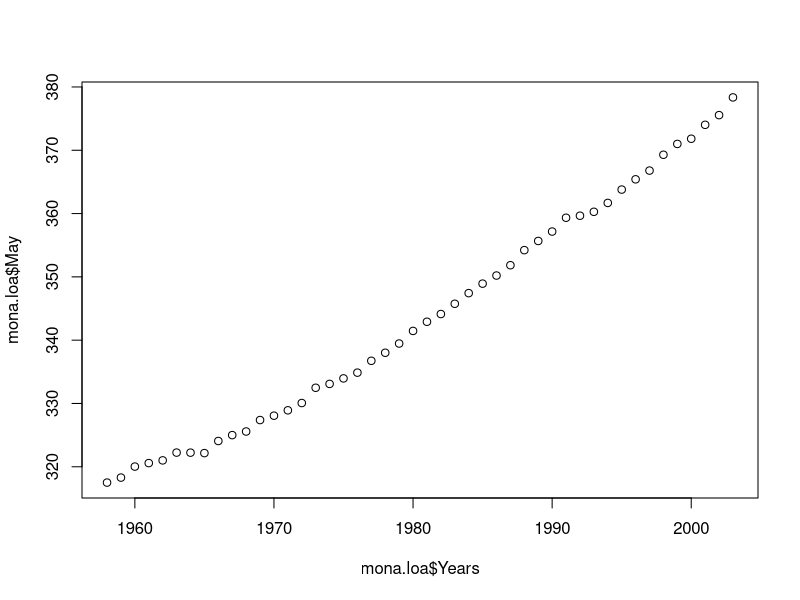
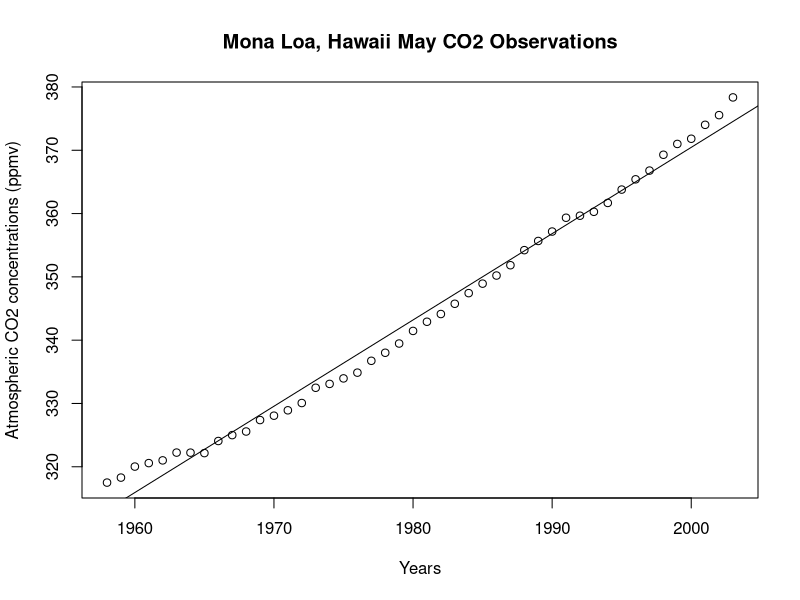
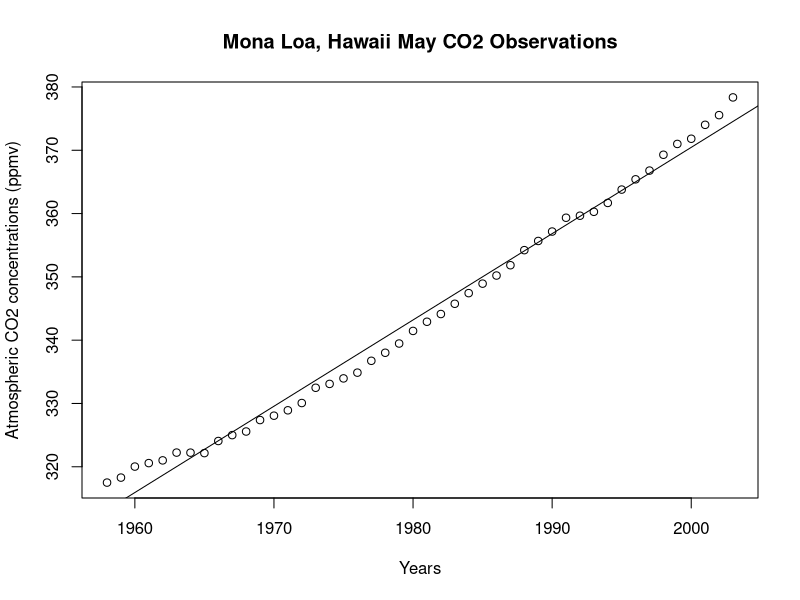
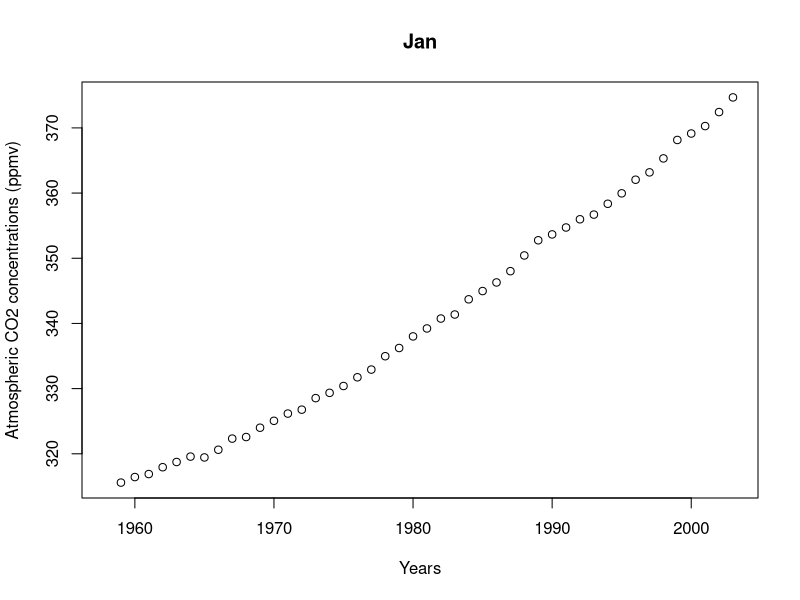
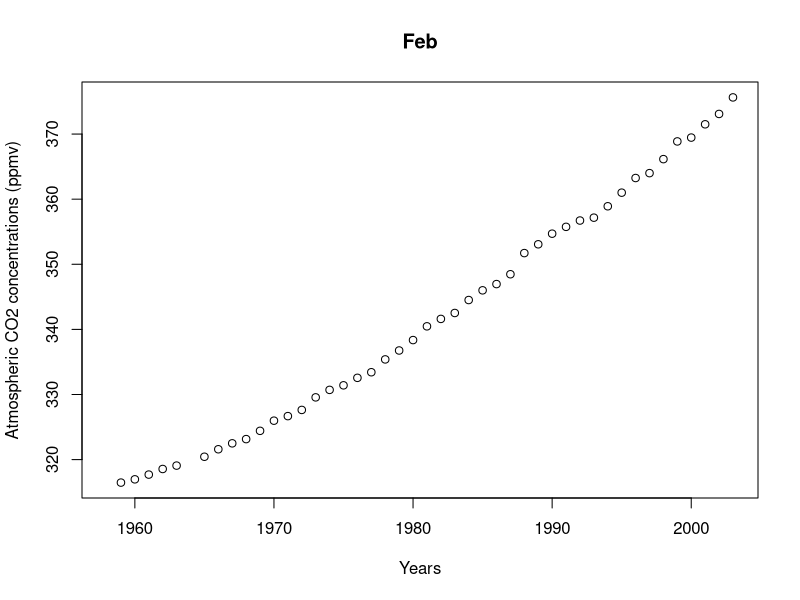
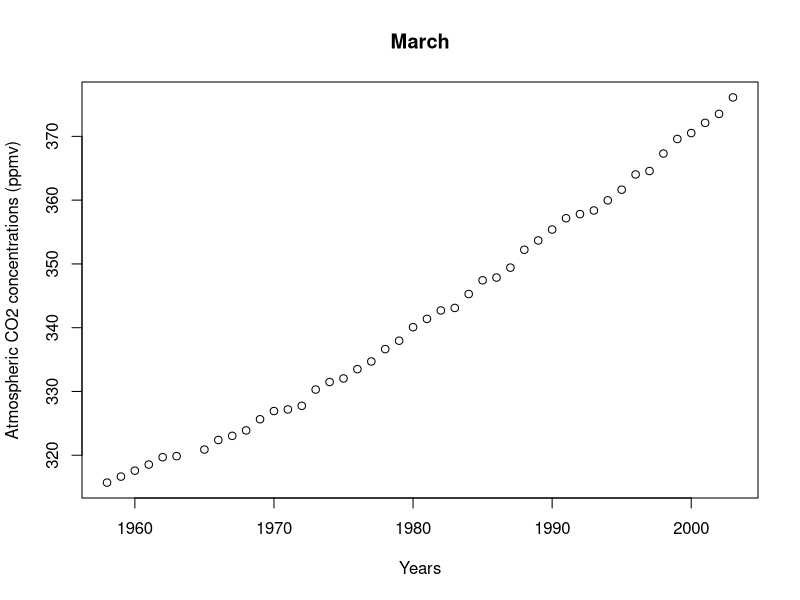
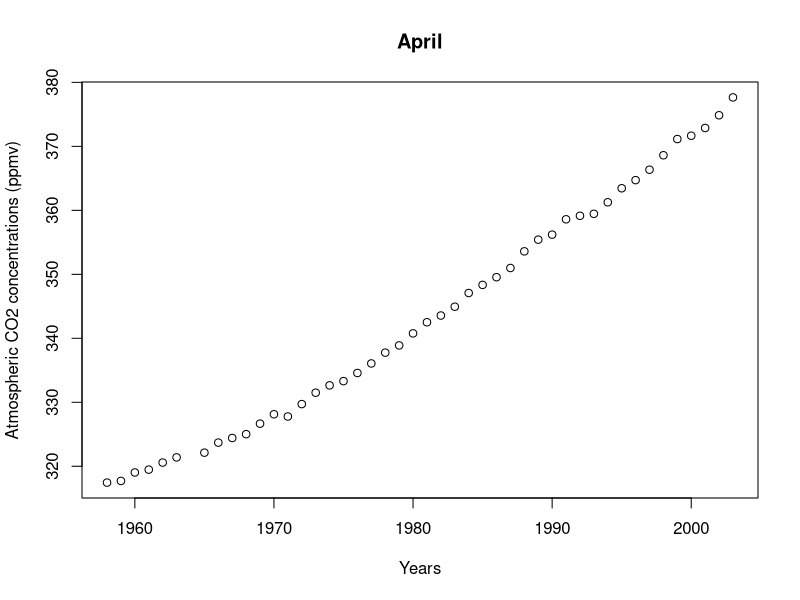
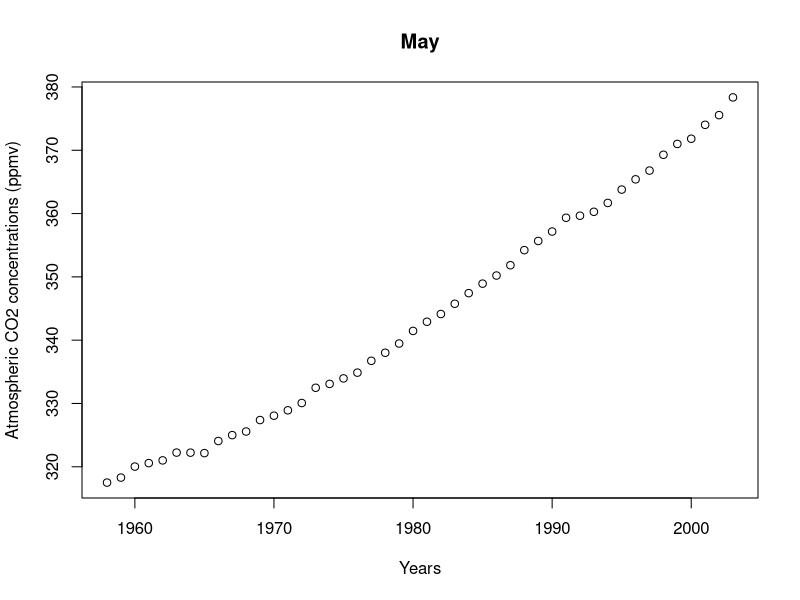

Recreate these plots in R, in order.
# Code by Megan Stachura
# January 15, 2015
# For NMFS SF3 Introduction to R workshop

# This is a comment

########################################################################

# Print "hello world" in the R console
print("hello world")

########################################################################
### Basic R commands

2+2
2^2
2*1+1
2*(1+1) 

exp(0)
log(2.718282)
log(2.718282, base = 10) # Specifying the optional argument base, default value of base is e=2.718
sqrt(16)

# Exercise 1
1+(2*(3+4)) 
log((4^3+3^(2+1)), base = 10) 
sqrt((4+3)*(2+1)) 

########################################################################
### Help within R

help.search("logarithm")
?log
help(log)

########################################################################
### Assigning and viewing objects

# Assigning numeric values to the object answer
answer <- log(2.718282)
answer = log(2.718282)
answer = log(2.718282, base = 10)

# Assigning characters to the object myName 
# Can use single or double quotes
myName <- "Megan" 
myName <- 'Megan' 

# Putting a command in parentheses will display the assigned object in the R Console
(myName <- "Megan") 

# Viewing objects
print(answer)
answer

# You can manipulate objects
answer* 10

########################################################################
### Working with vectors
# A vector is an ordered collection of numbers

x <- c(1,2,3) # create vector x
x # view x

# Use brackets [ ] to access elements of a vectorx[3] 
x[3]

# rep replicates the values in x by a certain argument - default is times
rep(x, length=10) 
rep(x, times=2) 

# seq generates a sequence of values
seq(from=0, to=10, by=2) 

# Operations on vectors work elementwise
log(x)
x + 1
x * 2
y <- 4:6
x + y

# Exercise 2
seq(from=1, to=99, by=1) 
seq(from=1, to=99, by=2)
z <- c(3,2,1) 
z <- seq(from=3, to=1, by=-1) # this gives you the same resuls as line above
rep(z, length=8)

########################################################################
### Importing and viewing data

# Set the working directory
# Working directory tells R what folder to look in for the files you want to import
setwd("H:/R workshop/")

# See the current working directory
getwd()

# Read in the data
# Specify the file name and if ther is a header row with column names
mona.loa <- read.csv("Mona Loa Carbon Dioxide Data.csv", 
                     header=TRUE)

# Use head() to view the first few observations of the data
head(mona.loa)

# Get the column names of the data
names(mona.loa)

# Use the $ operator to extract variables from data frames
# Save the values for May in a separate object
may <- mona.loa$May

########################################################################
### Statistics

# Arithmetic functions to look at the May values
length(may)
min(may)
max(may)
mean(may)
median(may)
quantile(may)
var(may)
sd(may)
range(may)

# Linear regression
may.model <- lm(mona.loa$May~mona.loa$Years)
may.model <- lm(May~Years, data=mona.loa) # Give you the same result as the line above

# Summary of linear regression results
summary(may.model)

########################################################################
### Plotting

# Plot May Mona Loa CO2 data
plot(x=mona.loa$Years, y=mona.loa$May)

# Plot with axis labels and title
plot(x=mona.loa$Years, y=mona.loa$May, xlab="Years", 
     ylab="Atmospheric CO2 concentrations (ppmv)",
     main="Mona Loa, Hawaii May CO2 Observations")

# Add linear regression line to the plot
abline(may.model)

########################################################################
### Saving the plot as a jpeg file

# Specify how you want the plot to be saved
# This will be saved as a jpeg file with the name "May Mona Loa CO2 Plot.jpg"
jpeg("May Mona Loa CO2 Plot.jpg")

# Make the plot as above
plot(x=mona.loa$Years, y=mona.loa$May, xlab="Years", 
     ylab="Atmospheric CO2 concentrations (ppmv)",
     main="Mona Loa, Hawaii May CO2 Observations")
abline(may.model)

# Save the plot
dev.off()

########################################################################
### Logic examples

# Using boolean operators
rain <- c("Yes","Yes","No")
rain == "Yes"
rain != "No"
rain == "No"

# Conditional if statement
snow <- "Yes"
if(snow=="Yes"){
  print("It's snowing")
}

# Other useful logic functions
nums <-  c(12,9,8,14,7,16,3,2,9)
any(nums > 10) # are any nums greater than 10?
all(nums > 10) # are all the nums greater than 10?
which(nums > 10) # which nums are greater than 10?


########################################################################
### Loops
# Loops are useful if you want to do something many times

for(i in 1:5){
  print(i)
}

########################################################################
# Loops: make a plot for each month of Mona Loa data

# How to save the plots
pdf("Mona Loa CO2 Plots All Months.pdf") 

for(i in 2:13){
    
  # Plot the data for the data in column i
  # Title on the plot is the month name
  plot(x=mona.loa$Years, y=mona.loa[,i], xlab="Years", 
       ylab="Atmospheric CO2 concentrations (ppmv)",
       main=names(mona.loa)[i])
}
# Save the plot
dev.off()
